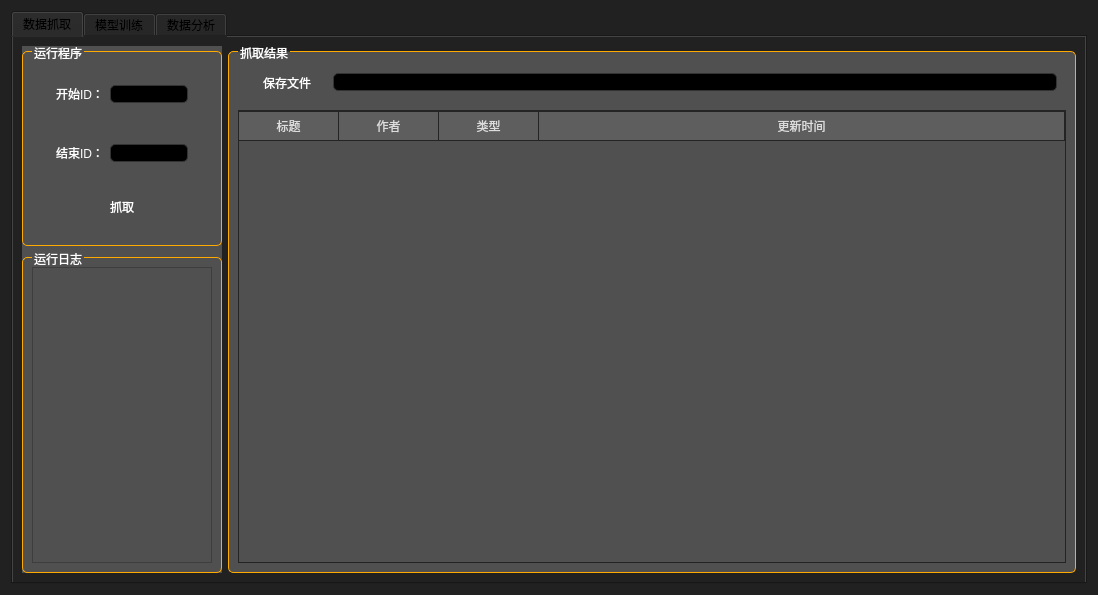
<?xml version="1.0" encoding="UTF-8"?>
<ui version="4.0">
 <class>Form</class>
 <widget class="QWidget" name="Form">
  <property name="geometry">
   <rect>
    <x>0</x>
    <y>0</y>
    <width>1098</width>
    <height>595</height>
   </rect>
  </property>
  <property name="windowTitle">
   <string>网络小说分析器</string>
  </property>
  <property name="windowIcon">
   <iconset>
    <normaloff>:/newPrefix/ico/数据.png</normaloff>:/newPrefix/ico/数据.png</iconset>
  </property>
  <property name="styleSheet">
   <string notr="true">QWidget{background-color: #212121;}

QTableWidget{
color:#DCDCDC;
background:#444444;
border:1px solid #242424;
alternate-background-color:#525252;/*交错颜色*/
gridline-color:#242424;
}

/*选中item*/
QTableWidget::item:selected{
color:#DCDCDC;
background:qlineargradient(spread:pad,x1:0,y1:0,x2:0,y2:1,stop:0 #484848,stop:1 #383838);
}

/*
悬浮item*/
QTableWidget::item:hover{
background:#5B5B5B;
}
/*表头*/
QHeaderView::section{
text-align:center;
background:#5E5E5E;
padding:3px;
margin:0px;
color:#DCDCDC;
border:1px solid #242424;
border-left-width:0;
}

/*表右侧的滑条*/
QScrollBar:vertical{
background:#484848;
padding:0px;
border-radius:6px;
max-width:12px;
}

/*滑块*/
QScrollBar::handle:vertical{
background:#CCCCCC;
}
/*
滑块悬浮，按下*/
QScrollBar::handle:hover:vertical,QScrollBar::handle:pressed:vertical{
background:#A7A7A7;
}
/*
滑块已经划过的区域*/
QScrollBar::sub-page:vertical{
background:444444;
}

/*
滑块还没有划过的区域*/
QScrollBar::add-page:vertical{
background:5B5B5B;
}

/*页面下移的按钮*/
QScrollBar::add-line:vertical{
background:none;
}
/*页面上移的按钮*/
QScrollBar::sub-line:vertical{
background:none;
}
QGroupBox{
background-color:rgb(80, 80, 80);color:white;border-radius: 5px;border: 1px solid rgb(255, 170, 0);margin-top: 5px;
}
QWidget QGroupBox QLineEdit{
background-color: rgb(0, 0, 0);
color:white;
border: 1px solid #333333;
border-radius: 5px;
}
QGroupBox::title{top:-5px;left:10px;}
QGroupBox QWidget{background-color: rgb(80, 80, 80);color:white;}
QTextBrowser{background-color: rgb(68, 68, 68);}
QLabel{color:white;}
QPushButton{border-radius: 10px;}
QPushButton:hover{
color:black;
background-color: rgb(150, 150, 150);
}</string>
  </property>
  <layout class="QHBoxLayout" name="horizontalLayout_4">
   <item>
    <widget class="QTabWidget" name="tabWidget">
     <property name="minimumSize">
      <size>
       <width>0</width>
       <height>0</height>
      </size>
     </property>
     <property name="styleSheet">
      <string notr="true">#tabWidget&gt;QWidget&gt;QWidget{/*tab页*/
background-color: rgb(80, 80, 80);
}
#tabWidget::tab-bar{
alignment:left;/*tab位置*/
}
#tabWidget::pane { /*内容区域*/
background-color: rgb(80, 80, 80);/*背景色-空隙颜色*/

} 
#tabWidget QTabBar{
color:white;
background-color:transparent;
}
#tabWidget QTabBar::tab{/*页签*/
min-height:20px;
width:120px;
border-top-left-radius:20px;
border-bottom-right-radius:20px;
margin-right:1px;
margin-bottom:1px;
background-color:rgb(80, 80, 80);
}
#tabWidget QTabBar::tab:hover{
color:black;
background-color: rgb(255, 170, 0);
border-bottom-right-radius:0px;
}
#tabWidget QTabBar::tab:selected{
color:rgb(255, 170, 0);
border-bottom-right-radius:0px;
}
#tabWidget QTabBar::tab:selected:hover{
color:black;
}
#tabWidget QTabBar::tear{/*选项过多时的。。。*/
imag:;
}
#tabWidget QTabBar::scroller{
width:60px;
}</string>
     </property>
     <property name="currentIndex">
      <number>0</number>
     </property>
     <widget class="QWidget" name="tab">
      <attribute name="title">
       <string>数据抓取</string>
      </attribute>
      <layout class="QHBoxLayout" name="horizontalLayout_3">
       <property name="leftMargin">
        <number>9</number>
       </property>
       <property name="topMargin">
        <number>9</number>
       </property>
       <property name="rightMargin">
        <number>9</number>
       </property>
       <property name="bottomMargin">
        <number>9</number>
       </property>
       <item>
        <widget class="QWidget" name="widget" native="true">
         <property name="minimumSize">
          <size>
           <width>200</width>
           <height>0</height>
          </size>
         </property>
         <property name="maximumSize">
          <size>
           <width>200</width>
           <height>16777215</height>
          </size>
         </property>
         <property name="styleSheet">
          <string notr="true">background-color: rgb(80, 80, 80)</string>
         </property>
         <layout class="QVBoxLayout" name="verticalLayout_17">
          <property name="leftMargin">
           <number>0</number>
          </property>
          <property name="topMargin">
           <number>0</number>
          </property>
          <property name="rightMargin">
           <number>0</number>
          </property>
          <property name="bottomMargin">
           <number>0</number>
          </property>
          <item>
           <widget class="QGroupBox" name="groupBox_8">
            <property name="minimumSize">
             <size>
              <width>200</width>
              <height>200</height>
             </size>
            </property>
            <property name="maximumSize">
             <size>
              <width>200</width>
              <height>200</height>
             </size>
            </property>
            <property name="title">
             <string>运行程序</string>
            </property>
            <layout class="QVBoxLayout" name="verticalLayout_18">
             <item alignment="Qt::AlignHCenter">
              <widget class="QWidget" name="widget_7" native="true">
               <property name="minimumSize">
                <size>
                 <width>150</width>
                 <height>40</height>
                </size>
               </property>
               <property name="maximumSize">
                <size>
                 <width>150</width>
                 <height>40</height>
                </size>
               </property>
               <layout class="QHBoxLayout" name="horizontalLayout_22">
                <item>
                 <widget class="QLabel" name="label_5">
                  <property name="text">
                   <string>开始ID：</string>
                  </property>
                 </widget>
                </item>
                <item>
                 <widget class="QLineEdit" name="lineEdit_start_id">
                  <property name="styleSheet">
                   <string notr="true">background-color: rgb(0, 0, 0);</string>
                  </property>
                 </widget>
                </item>
               </layout>
              </widget>
             </item>
             <item alignment="Qt::AlignHCenter">
              <widget class="QWidget" name="widget_8" native="true">
               <property name="minimumSize">
                <size>
                 <width>150</width>
                 <height>40</height>
                </size>
               </property>
               <property name="maximumSize">
                <size>
                 <width>150</width>
                 <height>40</height>
                </size>
               </property>
               <layout class="QHBoxLayout" name="horizontalLayout_23">
                <item>
                 <widget class="QLabel" name="label_6">
                  <property name="text">
                   <string>结束ID：</string>
                  </property>
                 </widget>
                </item>
                <item>
                 <widget class="QLineEdit" name="lineEdit_end_id">
                  <property name="styleSheet">
                   <string notr="true">background-color: rgb(0, 0, 0);</string>
                  </property>
                 </widget>
                </item>
               </layout>
              </widget>
             </item>
             <item alignment="Qt::AlignHCenter">
              <widget class="QPushButton" name="pushButton_spider">
               <property name="minimumSize">
                <size>
                 <width>80</width>
                 <height>30</height>
                </size>
               </property>
               <property name="maximumSize">
                <size>
                 <width>80</width>
                 <height>30</height>
                </size>
               </property>
               <property name="styleSheet">
                <string notr="true">QPushButton:hover{
color:black;
background-color: rgb(150, 150, 150);
}</string>
               </property>
               <property name="text">
                <string>抓取</string>
               </property>
               <property name="icon">
                <iconset resource="ico/img.qrc">
                 <normaloff>:/newPrefix/蜘蛛网万圣节.png</normaloff>:/newPrefix/蜘蛛网万圣节.png</iconset>
               </property>
               <property name="iconSize">
                <size>
                 <width>20</width>
                 <height>20</height>
                </size>
               </property>
              </widget>
             </item>
            </layout>
           </widget>
          </item>
          <item>
           <widget class="QGroupBox" name="groupBox_9">
            <property name="minimumSize">
             <size>
              <width>200</width>
              <height>0</height>
             </size>
            </property>
            <property name="maximumSize">
             <size>
              <width>200</width>
              <height>16777215</height>
             </size>
            </property>
            <property name="title">
             <string>运行日志</string>
            </property>
            <layout class="QHBoxLayout" name="horizontalLayout_24">
             <item>
              <widget class="QTextBrowser" name="textBrowser_spider">
               <property name="styleSheet">
                <string notr="true"/>
               </property>
              </widget>
             </item>
            </layout>
           </widget>
          </item>
         </layout>
        </widget>
       </item>
       <item>
        <widget class="QGroupBox" name="groupBox_7">
         <property name="title">
          <string>抓取结果</string>
         </property>
         <layout class="QVBoxLayout" name="verticalLayout_3">
          <item>
           <widget class="QWidget" name="widget_2" native="true">
            <layout class="QHBoxLayout" name="horizontalLayout_5">
             <item>
              <widget class="QPushButton" name="pushButton_save">
               <property name="minimumSize">
                <size>
                 <width>80</width>
                 <height>25</height>
                </size>
               </property>
               <property name="maximumSize">
                <size>
                 <width>80</width>
                 <height>25</height>
                </size>
               </property>
               <property name="text">
                <string>保存文件</string>
               </property>
               <property name="icon">
                <iconset resource="ico/img.qrc">
                 <normaloff>:/newPrefix/保存.png</normaloff>:/newPrefix/保存.png</iconset>
               </property>
              </widget>
             </item>
             <item>
              <widget class="QLineEdit" name="lineEdit_save">
               <property name="readOnly">
                <bool>true</bool>
               </property>
              </widget>
             </item>
            </layout>
           </widget>
          </item>
          <item>
           <widget class="QTableWidget" name="tableWidget">
            <attribute name="horizontalHeaderStretchLastSection">
             <bool>true</bool>
            </attribute>
            <attribute name="verticalHeaderCascadingSectionResizes">
             <bool>false</bool>
            </attribute>
            <column>
             <property name="text">
              <string>标题</string>
             </property>
            </column>
            <column>
             <property name="text">
              <string>作者</string>
             </property>
            </column>
            <column>
             <property name="text">
              <string>类型</string>
             </property>
            </column>
            <column>
             <property name="text">
              <string>更新时间</string>
             </property>
            </column>
           </widget>
          </item>
         </layout>
        </widget>
       </item>
      </layout>
     </widget>
     <widget class="QWidget" name="tab_2">
      <attribute name="title">
       <string>模型训练</string>
      </attribute>
      <layout class="QVBoxLayout" name="verticalLayout_4">
       <item>
        <widget class="QGroupBox" name="groupBox">
         <property name="minimumSize">
          <size>
           <width>0</width>
           <height>50</height>
          </size>
         </property>
         <property name="maximumSize">
          <size>
           <width>16777215</width>
           <height>50</height>
          </size>
         </property>
         <property name="title">
          <string>选取样本</string>
         </property>
         <layout class="QHBoxLayout" name="horizontalLayout_6">
          <property name="spacing">
           <number>10</number>
          </property>
          <item>
           <widget class="QPushButton" name="pushButton_open">
            <property name="minimumSize">
             <size>
              <width>80</width>
              <height>25</height>
             </size>
            </property>
            <property name="maximumSize">
             <size>
              <width>80</width>
              <height>25</height>
             </size>
            </property>
            <property name="text">
             <string>打开文件</string>
            </property>
            <property name="icon">
             <iconset resource="ico/img.qrc">
              <normaloff>:/newPrefix/打开.png</normaloff>:/newPrefix/打开.png</iconset>
            </property>
           </widget>
          </item>
          <item>
           <widget class="QLineEdit" name="lineEdit_open">
            <property name="readOnly">
             <bool>true</bool>
            </property>
           </widget>
          </item>
          <item>
           <widget class="QPushButton" name="pushButton_train">
            <property name="minimumSize">
             <size>
              <width>60</width>
              <height>25</height>
             </size>
            </property>
            <property name="maximumSize">
             <size>
              <width>60</width>
              <height>25</height>
             </size>
            </property>
            <property name="text">
             <string>训练</string>
            </property>
            <property name="icon">
             <iconset resource="ico/img.qrc">
              <normaloff>:/newPrefix/训练.png</normaloff>:/newPrefix/训练.png</iconset>
            </property>
           </widget>
          </item>
         </layout>
        </widget>
       </item>
       <item>
        <widget class="QWidget" name="widget_3" native="true">
         <property name="styleSheet">
          <string notr="true">background-color: rgb(80, 80, 80);</string>
         </property>
         <layout class="QHBoxLayout" name="horizontalLayout_7">
          <property name="leftMargin">
           <number>0</number>
          </property>
          <property name="topMargin">
           <number>0</number>
          </property>
          <property name="rightMargin">
           <number>0</number>
          </property>
          <property name="bottomMargin">
           <number>0</number>
          </property>
          <item>
           <widget class="QGroupBox" name="groupBox_11">
            <property name="minimumSize">
             <size>
              <width>200</width>
              <height>0</height>
             </size>
            </property>
            <property name="maximumSize">
             <size>
              <width>200</width>
              <height>16777215</height>
             </size>
            </property>
            <property name="title">
             <string>训练日志</string>
            </property>
            <layout class="QHBoxLayout" name="horizontalLayout_10">
             <item>
              <widget class="QTextBrowser" name="textBrowser_model"/>
             </item>
            </layout>
           </widget>
          </item>
          <item>
           <widget class="QGroupBox" name="groupBox_12">
            <property name="title">
             <string>可视化模型</string>
            </property>
            <layout class="QHBoxLayout" name="horizontalLayout_11">
             <item>
              <widget class="QWidget" name="widget_4" native="true">
               <layout class="QVBoxLayout" name="verticalLayout_6"/>
              </widget>
             </item>
             <item>
              <widget class="QWidget" name="widget_5" native="true">
               <layout class="QVBoxLayout" name="verticalLayout_2"/>
              </widget>
             </item>
            </layout>
           </widget>
          </item>
         </layout>
        </widget>
       </item>
      </layout>
     </widget>
     <widget class="QWidget" name="tab_3">
      <attribute name="title">
       <string>数据分析</string>
      </attribute>
      <layout class="QHBoxLayout" name="horizontalLayout_2">
       <item>
        <widget class="QGroupBox" name="groupBox_5">
         <property name="minimumSize">
          <size>
           <width>200</width>
           <height>0</height>
          </size>
         </property>
         <property name="maximumSize">
          <size>
           <width>200</width>
           <height>16777215</height>
          </size>
         </property>
         <property name="title">
          <string>数据选取</string>
         </property>
         <layout class="QVBoxLayout" name="verticalLayout">
          <property name="spacing">
           <number>30</number>
          </property>
          <property name="topMargin">
           <number>30</number>
          </property>
          <item>
           <widget class="QLabel" name="label_3">
            <property name="minimumSize">
             <size>
              <width>0</width>
              <height>30</height>
             </size>
            </property>
            <property name="maximumSize">
             <size>
              <width>16777215</width>
              <height>30</height>
             </size>
            </property>
            <property name="text">
             <string>输入小说名称：</string>
            </property>
           </widget>
          </item>
          <item>
           <widget class="QLineEdit" name="lineEdit_name"/>
          </item>
          <item alignment="Qt::AlignHCenter">
           <widget class="QPushButton" name="pushButton_analysis">
            <property name="minimumSize">
             <size>
              <width>80</width>
              <height>30</height>
             </size>
            </property>
            <property name="maximumSize">
             <size>
              <width>80</width>
              <height>30</height>
             </size>
            </property>
            <property name="text">
             <string>分析</string>
            </property>
            <property name="icon">
             <iconset resource="ico/img.qrc">
              <normaloff>:/newPrefix/分析.png</normaloff>:/newPrefix/分析.png</iconset>
            </property>
            <property name="iconSize">
             <size>
              <width>20</width>
              <height>20</height>
             </size>
            </property>
           </widget>
          </item>
          <item>
           <spacer name="verticalSpacer">
            <property name="orientation">
             <enum>Qt::Vertical</enum>
            </property>
            <property name="sizeHint" stdset="0">
             <size>
              <width>20</width>
              <height>40</height>
             </size>
            </property>
           </spacer>
          </item>
         </layout>
        </widget>
       </item>
       <item>
        <widget class="QGroupBox" name="groupBox_6">
         <property name="minimumSize">
          <size>
           <width>200</width>
           <height>0</height>
          </size>
         </property>
         <property name="maximumSize">
          <size>
           <width>200</width>
           <height>16777215</height>
          </size>
         </property>
         <property name="title">
          <string>分析结果</string>
         </property>
         <layout class="QHBoxLayout" name="horizontalLayout_8">
          <item>
           <widget class="QTextBrowser" name="textBrowser_analysis"/>
          </item>
         </layout>
        </widget>
       </item>
       <item>
        <widget class="QGroupBox" name="groupBox_10">
         <property name="title">
          <string>生成词云</string>
         </property>
         <layout class="QHBoxLayout" name="horizontalLayout_9">
          <property name="spacing">
           <number>0</number>
          </property>
          <property name="leftMargin">
           <number>9</number>
          </property>
          <property name="topMargin">
           <number>9</number>
          </property>
          <property name="rightMargin">
           <number>9</number>
          </property>
          <property name="bottomMargin">
           <number>9</number>
          </property>
          <item>
           <layout class="QVBoxLayout" name="verticalLayout_ciyun">
            <property name="spacing">
             <number>0</number>
            </property>
           </layout>
          </item>
         </layout>
        </widget>
       </item>
      </layout>
     </widget>
    </widget>
   </item>
  </layout>
 </widget>
 <resources>
  <include location="ico/img.qrc"/>
 </resources>
 <connections/>
</ui>
